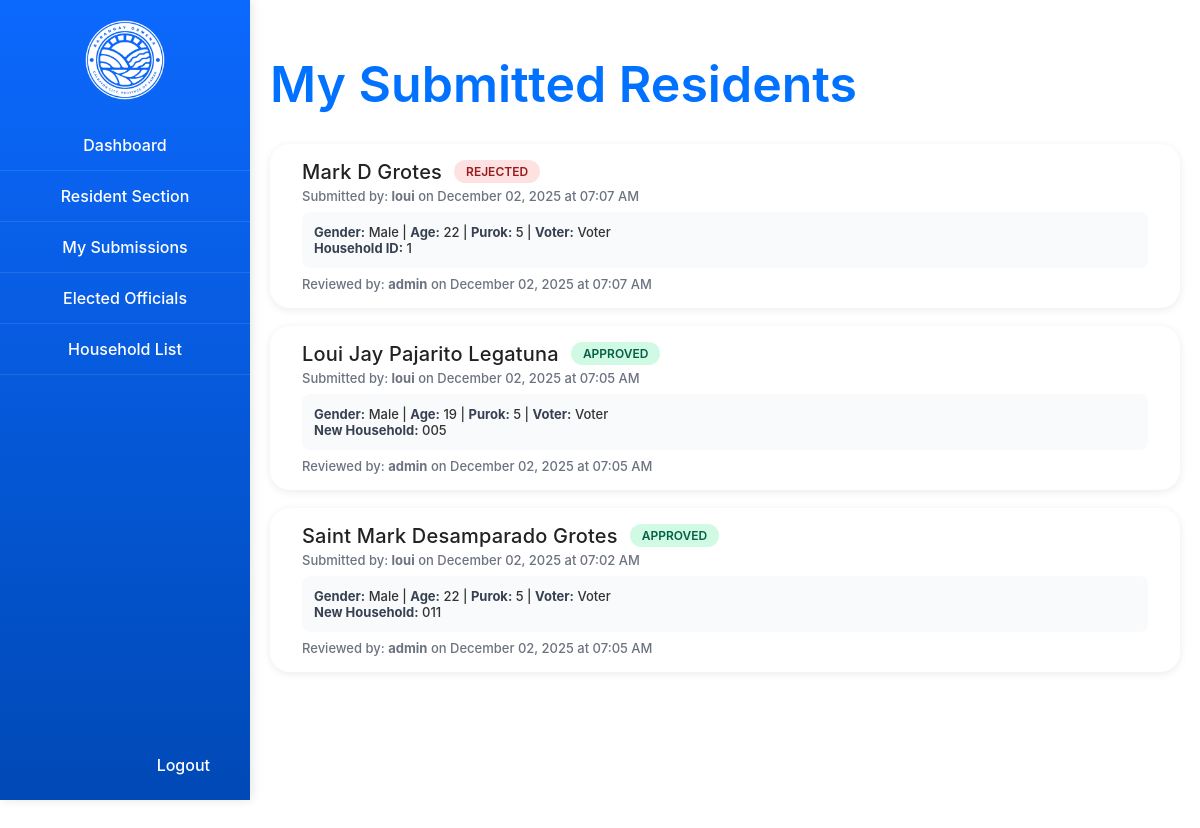
/pending_residents (signed in), run on the app's committed database.
### app.py (models this page shows)
class PendingResident(db.Model):
    id = db.Column(db.Integer, primary_key=True)
    last_name = db.Column(db.String(150), nullable=False)
    first_name = db.Column(db.String(150), nullable=False)
    middle_name = db.Column(db.String(150), nullable=False)
    gender = db.Column(db.String(10), nullable=False)
    age = db.Column(db.Integer, nullable=False)
    purok = db.Column(db.String(100), nullable=False)
    voter_status = db.Column(db.String(20), nullable=False, default='Voter')
    senior_citizen = db.Column(db.String(5), nullable=False, default='No')
    date_of_birth = db.Column(db.Date, nullable=True)
    place_of_birth = db.Column(db.String(150), nullable=True)
    civil_status = db.Column(db.String(50), nullable=True)
    citizenship = db.Column(db.String(100), nullable=True)
    occupation = db.Column(db.String(150), nullable=True)
    household_id = db.Column(db.Integer, nullable=True)
    new_household_no = db.Column(db.String(50), nullable=True)
    new_region = db.Column(db.String(50), nullable=True)
    new_province = db.Column(db.String(100), nullable=True)
    new_city_municipality = db.Column(db.String(150), nullable=True)
    new_barangay = db.Column(db.String(150), nullable=True)
    new_purok = db.Column(db.String(50), nullable=True)
    submitted_by = db.Column(db.Integer, db.ForeignKey('admin.id'), nullable=False)
    submitted_at = db.Column(db.DateTime, default=datetime.datetime.utcnow)
    status = db.Column(db.String(20), default='pending')  # pending, approved, rejected
    reviewed_by = db.Column(db.Integer, db.ForeignKey('admin.id'), nullable=True)
    reviewed_at = db.Column(db.DateTime, nullable=True)
    submitter = db.relationship('Admin', foreign_keys=[submitted_by], backref='pending_submissions')
    reviewer = db.relationship('Admin', foreign_keys=[reviewed_by], backref='reviewed_submissions')

class Admin(db.Model, UserMixin):
    id = db.Column(db.Integer, primary_key=True)
    username = db.Column(db.String(150), unique=True, nullable=False)
    password = db.Column(db.String(150), nullable=False)
    role = db.Column(db.String(10), nullable=False, default='user')

### app.py (the view)
@app.route('/pending_residents')
@login_required
def pending_residents():
    if current_user.role == 'admin':
        pending = PendingResident.query.filter_by(status='pending').order_by(PendingResident.submitted_at.desc()).all()
    else:
        pending = PendingResident.query.filter_by(submitted_by=current_user.id).order_by(PendingResident.submitted_at.desc()).all()
    return render_template('pending_residents.html', pending_residents=pending)

### app.py (called while the page is built)
@login_manager.user_loader
def load_user(admin_id):
    return Admin.query.get(int(admin_id))

### templates/pending_residents.html (shortened to what this page needs)
{% extends "base.html" %}
{% block head %}
    <link rel="stylesheet" href="{{ url_for('static', filename='css/residents.css') }}">
    <main class="residents-container">
        <h1 class="residents-title">
            {% if current_user.role == 'admin' %}
                Pending Residents for Approval
            {% else %}
                My Submitted Residents
            {% endif %}
        </h1>
        <ul class="residents-list">
            {% for pending in pending_residents %}
            <li class="resident-card">
                <div style="flex: 1;">
                    <div style="display: flex; align-items: center; gap: 12px;">
                        <span class="resident-name">
                            {{ pending.first_name }} {{ pending.middle_name }} {{ pending.last_name }}
                        </span>
                        <span class="status-badge status-{{ pending.status }}">
                            {{ pending.status|upper }}
                        </span>
                    </div>
                    <div class="pending-details">
                        Submitted by: <strong>{{ pending.submitter.username }}</strong> on
                        {{ pending.submitted_at.strftime('%B %d, %Y at %I:%M %p') }}
                    </div>
                    <div class="pending-info">
                        <strong>Gender:</strong> {{ pending.gender }} |
                        <strong>Age:</strong> {{ pending.age }} |
                        <strong>Purok:</strong> {{ pending.purok }} |
                        <strong>Voter:</strong> {{ pending.voter_status }}
                        {% if pending.new_household_no %}
                        <br><strong>New Household:</strong> {{ pending.new_household_no }}
                        {% elif pending.household_id %}
                        <br><strong>Household ID:</strong> {{ pending.household_id }}
                        {% endif %}
                    </div>
                    {% if pending.status != 'pending' %}
                    <div class="pending-details" style="margin-top: 8px;">
                        Reviewed by: <strong>{{ pending.reviewer.username if pending.reviewer else 'N/A' }}</strong> on
                        {{ pending.reviewed_at.strftime('%B %d, %Y at %I:%M %p') if pending.reviewed_at else 'N/A' }}
                    </div>
                    {% endif %}
                </div>
            </li>
            {% endfor %}
        </ul>
    </main>
{% endblock %}

### templates/base.html (shortened to what this page needs)
<!DOCTYPE html>
<html lang="en">
<head>
    <link rel="stylesheet" href="{{ url_for('static', filename='css/main.css') }}">
    {% block head %}{% endblock %}
</head>
<body>
    {% block body %}
    <div class="dashboard-flex-root">
        <nav class="sidebar-nav">
    <div class="sidebar-brand">
        <img src="{{ url_for('static', filename='images/logo.png') }}" alt="Logo">
    </div>
    <ul class="sidebar-list">
        <li class="sidebar-item"><a class="sidebar-link" href="{{ url_for('dashboard') }}">Dashboard</a></li>
        <li class="sidebar-item"><a class="sidebar-link" href="{{ url_for('residents') }}">Resident Section</a></li>
        <li class="sidebar-item"><a class="sidebar-link" href="{{ url_for('pending_residents') }}">
            {% if current_user.role == 'admin' %}
                Pending Approvals
            {% else %}
                My Submissions
            {% endif %}
        </a></li>
        <li class="sidebar-item"><a class="sidebar-link" href="{{ url_for('elected_officials') }}">Elected Officials</a></li>
        <li class="sidebar-item"><a class="sidebar-link" href="{{ url_for('household_list') }}">Household List</a></li>
    </ul>
    <div class="sidebar-logout"><a class="logout-btn" href="{{ url_for('logout') }}">Logout</a></div>
</nav>
    {% endblock %}
</body>
</html>

### static/css/main.css (style rules this page uses)
body { margin: 0; padding: 20px; font-family: 'SF Pro Display', -apple-system, BlinkMacSystemFont, 'Segoe UI', Roboto, sans-serif; background: url("../images/bg.png") no-repeat center center fixed; background-size: cover; min-height: 100vh; color: #333; }
.sidebar-nav { width: 250px; background: linear-gradient(to bottom, #0c69fe 0%, #0049b6 100%); box-shadow: 2px 0 10px rgba(0, 0, 0, 0.1); position: fixed; top: 0; left: 0; height: 100vh; overflow-y: auto; z-index: 1000; }
.sidebar-list { list-style: none; padding: 0; margin: 0; text-align: center; }
.sidebar-brand { display: flex; align-items: center; justify-content: center; height: 120px; padding: 0; }
.sidebar-brand img { width: 80px; height: auto; display: block; border-radius: 6px; }
.sidebar-item { margin: 0; border-bottom: 1px solid rgba(255, 255, 255, 0.1); }
.sidebar-link { display: block; padding: 15px 20px; color: #fff; text-decoration: none; font-weight: 500; transition: background 0.3s ease, padding-left 0.3s ease; font-size: 16px; }
.dashboard-flex-root { display: flex; min-height: 100vh; width: calc(100% - 250px); margin-left: 250px; }
.sidebar-logout { position: absolute; right: 40px; bottom: 25px; display: flex; align-items: center; gap: 14px; text-align: center; }
.logout-btn { color: #fff; font-size: 16px; text-decoration: none; font-weight: 500; }

### static/css/residents.css (style rules this page uses)
.residents-container { min-height: 100vh; padding-left: 250px; }
.residents-title { font-size: 50px; font-weight: 600; color: #0072ff; margin-bottom: 30px; text-align: left; position: relative; margin-left: 0; }
.residents-list { list-style: none; padding: 0; margin: 0; }
.resident-card { display: flex; align-items: center; background: #fff; border-radius: 20px; box-shadow: 0 2px 8px rgba(0,0,0,0.08); margin-bottom: 18px; padding: 16px 32px; gap: 18px; font-size: 20px; font-weight: 500; }
.resident-name { color: #222; font-size: 20px; font-weight: 500; text-decoration: none; letter-spacing: 0.01em; }

### templates/pending_residents.html (style rules this page uses)
.status-badge { display: inline-block; padding: 4px 12px; border-radius: 12px; font-size: 12px; font-weight: 600; }
.status-approved { background-color: #d1fae5; color: #065f46; }
.status-rejected { background-color: #fee2e2; color: #991b1b; }
.pending-details { font-size: 13px; color: #6b7280; margin-top: 4px; }
.pending-info { background: #f9fafb; padding: 12px; border-radius: 8px; margin-top: 8px; font-size: 13px; }
.pending-info strong { color: #374151; }

### data on the page
PendingResident: first_name "Mark", middle_name "D", last_name "Grotes", status "REJECTED", submitter.username "loui", submitted_at "December 02, 2025 at 07:07 AM", gender "Male", age "22", purok "5", voter_status "Voter", household_id "1", reviewer "admin", reviewed_at "December 02, 2025 at 07:07 AM"
PendingResident: first_name "Loui Jay", middle_name "Pajarito", last_name "Legatuna", status "APPROVED", submitter.username "loui", submitted_at "December 02, 2025 at 07:05 AM", gender "Male", age "19", purok "5", voter_status "Voter", new_household_no "005", reviewer "admin", reviewed_at "December 02, 2025 at 07:05 AM"
PendingResident: first_name "Saint Mark", middle_name "Desamparado", last_name "Grotes", status "APPROVED", submitter.username "loui", submitted_at "December 02, 2025 at 07:02 AM", gender "Male", age "22", purok "5", voter_status "Voter", new_household_no "011", reviewer "admin", reviewed_at "December 02, 2025 at 07:05 AM"
